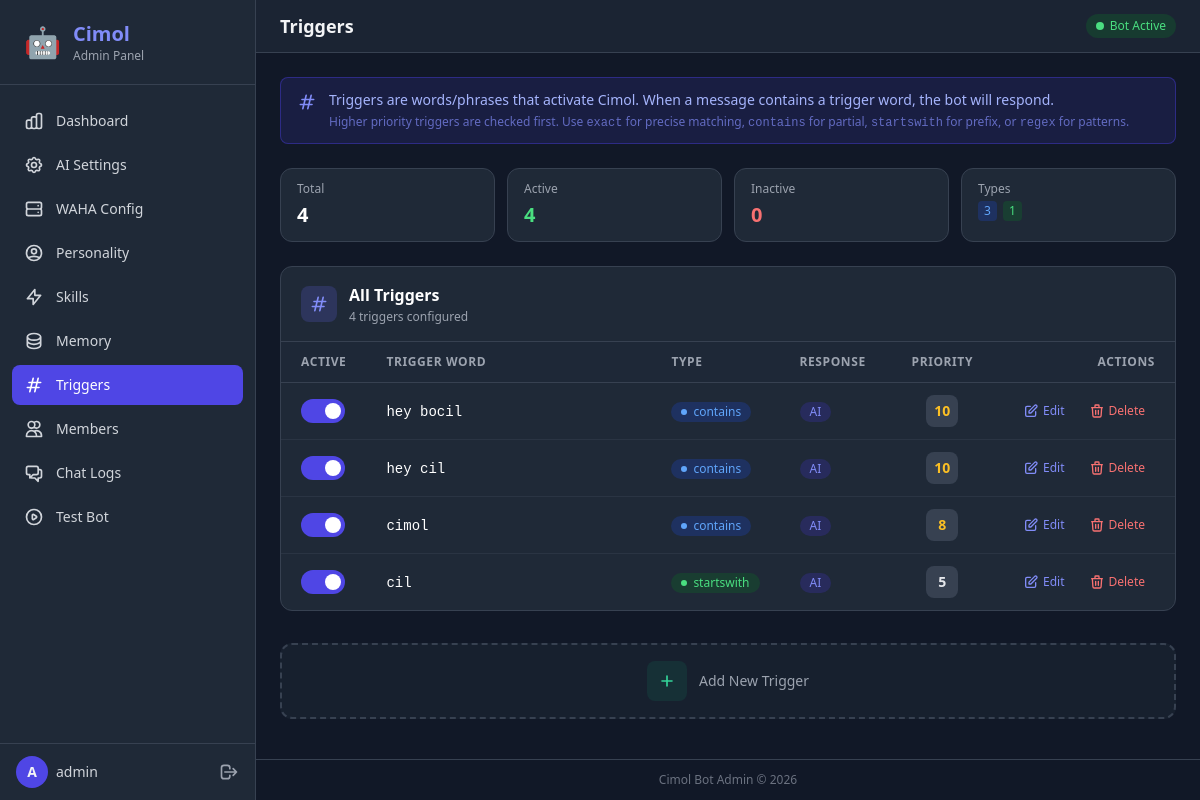
The app's page /public/admin/triggers.php (signed in) with its own data.
### tables this page shows
CREATE TABLE IF NOT EXISTS triggers (
    id INT AUTO_INCREMENT PRIMARY KEY,
    trigger_word VARCHAR(100) NOT NULL,
    trigger_type ENUM('exact', 'contains', 'startswith', 'regex') DEFAULT 'contains',
    is_active TINYINT(1) DEFAULT 1,
    priority INT DEFAULT 0,
    response_mode ENUM('ai', 'template', 'game') DEFAULT 'ai',
    created_at DATETIME DEFAULT CURRENT_TIMESTAMP
);

### src/Database.php (called while the page is built, shortened)
<?php
class Database
{
    private static ?Database $instance = null;
    private PDO $pdo;
    private function __construct()
    {
        $host = $_ENV['DB_HOST'] ?? 'localhost';
        $port = $_ENV['DB_PORT'] ?? '3306';
        $name = $_ENV['DB_NAME'] ?? 'botwa';
        $user = $_ENV['DB_USER'] ?? 'root';
        $pass = $_ENV['DB_PASS'] ?? '';
        $dsn = "mysql:host={$host};port={$port};dbname={$name};charset=utf8mb4";
        try {
            $this->pdo = new PDO($dsn, $user, $pass, [
                PDO::ATTR_ERRMODE => PDO::ERRMODE_EXCEPTION,
                PDO::ATTR_DEFAULT_FETCH_MODE => PDO::FETCH_ASSOC,
                PDO::ATTR_EMULATE_PREPARES => false,
            ]);
        } catch (PDOException $e) {
            Logger::error("Database connection failed: " . $e->getMessage());
            throw $e;
        }
    }
    public static function getInstance(): self
    {
        if (self::$instance === null) {
            self::$instance = new self();
        }
        return self::$instance;
    }
    public function query(string $sql, array $params = []): \PDOStatement
    {
        $stmt = $this->pdo->prepare($sql);
        $stmt->execute($params);
        return $stmt;
    }
    public function fetchAll(string $sql, array $params = []): array
    {
        $stmt = $this->query($sql, $params);
        return $stmt->fetchAll();
    }
}

### src/TriggerManager.php (called while the page is built, shortened)
<?php
class TriggerManager
{
    private Database $db;
    public function __construct()
    {
        $this->db = Database::getInstance();
    }
    public function getAll(): array
    {
        return $this->db->fetchAll("SELECT * FROM triggers ORDER BY priority DESC, trigger_word");
    }
}

### public/admin/triggers.php (the view, shortened to what this page needs)
<?php
require_once __DIR__ . '/layout.php';
$triggerManager = new \BotWA\TriggerManager();
$triggers = $triggerManager->getAll();
$typeBadges = [
    'exact'      => ['bg' => 'bg-red-900/50',    'text' => 'text-red-400',    'border' => 'border-red-700',    'dot' => 'bg-red-400'],
    'contains'   => ['bg' => 'bg-blue-900/50',   'text' => 'text-blue-400',   'border' => 'border-blue-700',   'dot' => 'bg-blue-400'],
    'startswith' => ['bg' => 'bg-green-900/50',  'text' => 'text-green-400',  'border' => 'border-green-700',  'dot' => 'bg-green-400'],
    'regex'      => ['bg' => 'bg-purple-900/50', 'text' => 'text-purple-400', 'border' => 'border-purple-700', 'dot' => 'bg-purple-400'],
];
$modeBadges = [
    'ai'       => ['bg' => 'bg-indigo-900/50',  'text' => 'text-indigo-400',  'label' => 'AI'],
    'template' => ['bg' => 'bg-amber-900/50',   'text' => 'text-amber-400',   'label' => 'Template'],
    'game'     => ['bg' => 'bg-cyan-900/50',     'text' => 'text-cyan-400',    'label' => 'Game'],
];
?>
<div class="mb-6 px-4 py-3 rounded-lg bg-indigo-900/30 border border-indigo-700/50">
    <div class="flex items-start gap-3">
        <svg class="w-5 h-5 text-indigo-400 flex-shrink-0 mt-0.5" fill="none" stroke="currentColor" viewBox="0 0 24 24">
            <path stroke-linecap="round" stroke-linejoin="round" stroke-width="2" d="M7 20l4-16m2 16l4-16M6 9h14M4 15h14"/>
        </svg>
        <div>
            <p class="text-sm text-indigo-300">Triggers are words/phrases that activate Cimol. When a message contains a trigger word, the bot will respond.</p>
            <p class="text-xs text-indigo-400/70 mt-1">Higher priority triggers are checked first. Use <span class="font-mono">exact</span> for precise matching, <span class="font-mono">contains</span> for partial, <span class="font-mono">startswith</span> for prefix, or <span class="font-mono">regex</span> for patterns.</p>
        </div>
    </div>
</div>
<div class="grid grid-cols-2 sm:grid-cols-4 gap-3 mb-6">
    <?php
    $totalTriggers = count($triggers);
    $activeTriggers = count(array_filter($triggers, fn($t) => (bool) $t['is_active']));
    $inactiveTriggers = $totalTriggers - $activeTriggers;
    $typeGroups = [];
    foreach ($triggers as $t) {
        $typeGroups[$t['trigger_type']] = ($typeGroups[$t['trigger_type']] ?? 0) + 1;
    }
    ?>
    <div class="bg-gray-800 rounded-xl border border-gray-700 px-4 py-3">
        <p class="text-xs text-gray-400 mb-1">Total</p>
        <p class="text-xl font-bold text-white"><?= $totalTriggers ?></p>
    </div>
    <div class="bg-gray-800 rounded-xl border border-gray-700 px-4 py-3">
        <p class="text-xs text-gray-400 mb-1">Active</p>
        <p class="text-xl font-bold text-green-400"><?= $activeTriggers ?></p>
    </div>
    <div class="bg-gray-800 rounded-xl border border-gray-700 px-4 py-3">
        <p class="text-xs text-gray-400 mb-1">Inactive</p>
        <p class="text-xl font-bold text-red-400"><?= $inactiveTriggers ?></p>
    </div>
    <div class="bg-gray-800 rounded-xl border border-gray-700 px-4 py-3">
        <p class="text-xs text-gray-400 mb-1">Types</p>
        <div class="flex items-center gap-1.5 mt-1">
            <?php foreach ($typeGroups as $type => $count):
                $badge = $typeBadges[$type] ?? $typeBadges['contains'];
            ?>
                <span class="inline-flex items-center px-1.5 py-0.5 rounded text-xs font-medium <?= $badge['bg'] ?> <?= $badge['text'] ?>"><?= $count ?></span>
            <?php endforeach; ?>
        </div>
    </div>
</div>
<div class="bg-gray-800 rounded-xl border border-gray-700 overflow-hidden mb-8">
    <div class="px-5 py-4 border-b border-gray-700">
        <div class="flex items-center gap-3">
            <div class="w-9 h-9 rounded-lg bg-indigo-500/20 flex items-center justify-center">
                <svg class="w-5 h-5 text-indigo-400" fill="none" stroke="currentColor" viewBox="0 0 24 24">
                    <path stroke-linecap="round" stroke-linejoin="round" stroke-width="2" d="M7 20l4-16m2 16l4-16M6 9h14M4 15h14"/>
                </svg>
            </div>
            <div>
                <h3 class="text-base font-semibold text-white">All Triggers</h3>
                <p class="text-xs text-gray-400 mt-0.5"><?= $totalTriggers ?> trigger<?= $totalTriggers !== 1 ? 's' : '' ?> configured</p>
            </div>
        </div>
    </div>
    <?php if (empty($triggers)): ?>
        <div class="p-8 text-center">
            <svg class="w-12 h-12 text-gray-600 mx-auto mb-3" fill="none" stroke="currentColor" viewBox="0 0 24 24">
                <path stroke-linecap="round" stroke-linejoin="round" stroke-width="2" d="M7 20l4-16m2 16l4-16M6 9h14M4 15h14"/>
            </svg>
            <p class="text-gray-400 text-sm">No triggers configured yet. Add one below to get started.</p>
        </div>
    <?php else: ?>
        <div class="overflow-x-auto">
            <table class="w-full text-sm text-left">
                <thead>
                    <tr class="border-b border-gray-700 bg-gray-800/80">
                        <th class="px-5 py-3 text-xs font-semibold text-gray-400 uppercase tracking-wider w-16">Active</th>
                        <th class="px-5 py-3 text-xs font-semibold text-gray-400 uppercase tracking-wider">Trigger Word</th>
                        <th class="px-5 py-3 text-xs font-semibold text-gray-400 uppercase tracking-wider w-28">Type</th>
                        <th class="px-5 py-3 text-xs font-semibold text-gray-400 uppercase tracking-wider w-28">Response</th>
                        <th class="px-5 py-3 text-xs font-semibold text-gray-400 uppercase tracking-wider w-20 text-center">Priority</th>
                        <th class="px-5 py-3 text-xs font-semibold text-gray-400 uppercase tracking-wider w-32 text-right">Actions</th>
                    </tr>
                </thead>
                <tbody class="divide-y divide-gray-700/50">
                    <?php foreach ($triggers as $t):
                        $isActive = (bool) $t['is_active'];
                        $type = $t['trigger_type'] ?? 'contains';
                        $mode = $t['response_mode'] ?? 'ai';
                        $tBadge = $typeBadges[$type] ?? $typeBadges['contains'];
                        $mBadge = $modeBadges[$mode] ?? $modeBadges['ai'];
                    ?>
                        <tr class="hover:bg-gray-700/30 transition-colors" id="trigger-row-<?= $t['id'] ?>">
                            <td class="px-5 py-3">
                                <form method="POST" action="">
                                    <button type="submit" title="<?= $isActive ? 'Click to deactivate' : 'Click to activate' ?>"
                                            class="relative inline-flex h-6 w-11 items-center rounded-full transition-colors focus:outline-none focus:ring-2 focus:ring-indigo-500 focus:ring-offset-2 focus:ring-offset-gray-800 <?= $isActive ? 'bg-indigo-600' : 'bg-gray-600' ?>">
                                        <span class="inline-block h-4 w-4 transform rounded-full bg-white transition-transform <?= $isActive ? 'translate-x-6' : 'translate-x-1' ?>"></span>
                                    </button>
                                </form>
                            </td>
                            <td class="px-5 py-3">
                                <span class="font-mono text-sm font-medium <?= $isActive ? 'text-white' : 'text-gray-500' ?>"><?= htmlspecialchars($t['trigger_word']) ?></span>
                            </td>
                            <td class="px-5 py-3">
                                <span class="inline-flex items-center gap-1.5 px-2.5 py-0.5 rounded-full text-xs font-medium <?= $tBadge['bg'] ?> <?= $tBadge['text'] ?>">
                                    <span class="w-1.5 h-1.5 rounded-full <?= $tBadge['dot'] ?>"></span>
                                    <?= $type ?>
                                </span>
                            </td>
                            <td class="px-5 py-3">
                                <span class="inline-flex items-center px-2.5 py-0.5 rounded-full text-xs font-medium <?= $mBadge['bg'] ?> <?= $mBadge['text'] ?>">
                                    <?= $mBadge['label'] ?>
                                </span>
                            </td>
                            <td class="px-5 py-3 text-center">
                                <span class="inline-flex items-center justify-center w-8 h-8 rounded-lg bg-gray-700 text-sm font-bold <?= $t['priority'] >= 8 ? 'text-amber-400' : ($t['priority'] >= 5 ? 'text-gray-200' : 'text-gray-500') ?>">
                                    <?= (int) $t['priority'] ?>
                                </span>
                            </td>
                            <td class="px-5 py-3 text-right">
                                <div class="flex items-center justify-end gap-1">
                                    <button type="button" onclick="toggleEditForm(<?= $t['id'] ?>)"
                                            class="inline-flex items-center gap-1 px-2.5 py-1.5 text-xs font-medium text-indigo-400 hover:text-indigo-300 hover:bg-indigo-900/30 rounded-lg transition-colors"
                                            title="Edit trigger">
                                        <svg class="w-4 h-4" fill="none" stroke="currentColor" viewBox="0 0 24 24">
                                            <path stroke-linecap="round" stroke-linejoin="round" stroke-width="2" d="M11 5H6a2 2 0 00-2 2v11a2 2 0 002 2h11a2 2 0 002-2v-5m-1.414-9.414a2 2 0 112.828 2.828L11.828 15H9v-2.828l8.586-8.586z"/>
                                        </svg>
                                        Edit
                                    </button>
                                    <button type="button" onclick="deleteTrigger(<?= $t['id'] ?>, '<?= htmlspecialchars(addslashes($t['trigger_word']), ENT_QUOTES) ?>')"
                                            class="inline-flex items-center gap-1 px-2.5 py-1.5 text-xs font-medium text-red-400 hover:text-red-300 hover:bg-red-900/30 rounded-lg transition-colors"
                                            title="Delete trigger">
                                        <svg class="w-4 h-4" fill="none" stroke="currentColor" viewBox="0 0 24 24">
                                            <path stroke-linecap="round" stroke-linejoin="round" stroke-width="2" d="M19 7l-.867 12.142A2 2 0 0116.138 21H7.862a2 2 0 01-1.995-1.858L5 7m5 4v6m4-6v6m1-10V4a1 1 0 00-1-1h-4a1 1 0 00-1 1v3M4 7h16"/>
                                        </svg>
                                        Delete
                                    </button>
                                </div>
                            </td>
                        </tr>
                    <?php endforeach; ?>
                </tbody>
            </table>
        </div>
    <?php endif; ?>
</div>
<div id="add-trigger-section">
    <button type="button" id="add-trigger-btn" onclick="toggleAddForm()"
            class="w-full py-4 rounded-xl border-2 border-dashed border-gray-700 hover:border-emerald-600 bg-gray-800/50 hover:bg-gray-800 text-gray-400 hover:text-emerald-400 transition-all flex items-center justify-center gap-3 group">
        <div class="w-10 h-10 rounded-lg bg-emerald-500/10 group-hover:bg-emerald-500/20 flex items-center justify-center transition-colors">
            <svg class="w-5 h-5 text-emerald-400" fill="none" stroke="currentColor" viewBox="0 0 24 24">
                <path stroke-linecap="round" stroke-linejoin="round" stroke-width="2" d="M12 6v6m0 0v6m0-6h6m-6 0H6"/>
            </svg>
        </div>
        <span class="text-sm font-medium">Add New Trigger</span>
    </button>
</div>

### public/admin/assets/css/style.css (style rules this page uses)
* { transition-property: background-color, border-color, color, opacity; transition-duration: 150ms; transition-timing-function: ease-in-out; }

### records on screen
triggers: is_active 1 (drawn), trigger_word "hey bocil", trigger_type "contains", response_mode "AI", priority "10"
triggers: is_active 1 (drawn), trigger_word "hey cil", trigger_type "contains", response_mode "AI", priority "10"
triggers: is_active 1 (drawn), trigger_word "cimol", trigger_type "contains", response_mode "AI", priority "8"
triggers: is_active 1 (drawn), trigger_word "cil", trigger_type "startswith", response_mode "AI", priority "5"

### other values on screen
$item['label'] "Dashboard"
$item['label'] "AI Settings"
$item['label'] "WAHA Config"
$item['label'] "Personality"
$item['label'] "Skills"
$item['label'] "Memory"
$item['label'] "Triggers"
$item['label'] "Members"
$item['label'] "Chat Logs"
$item['label'] "Test Bot"
substr($username, 0, 1) "A"
$username "admin"
$title "Triggers"
$totalTriggers "4"
$activeTriggers "4"
